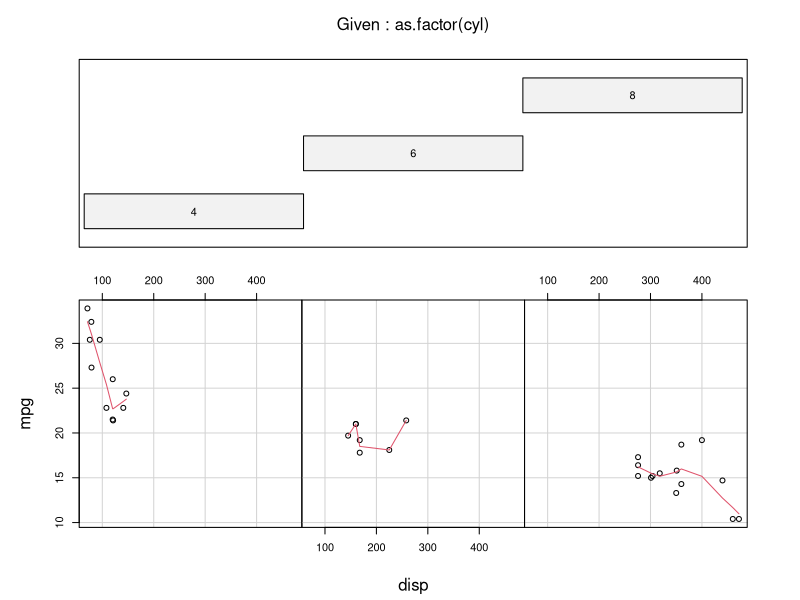
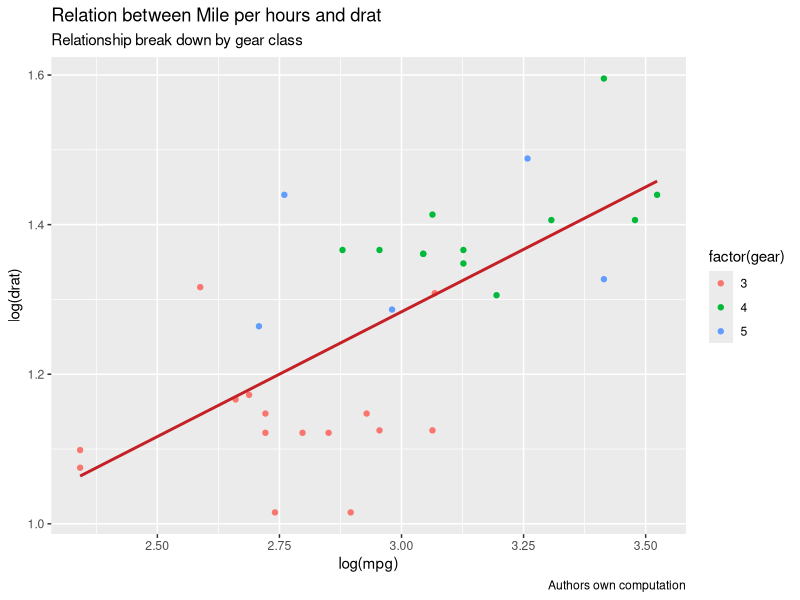
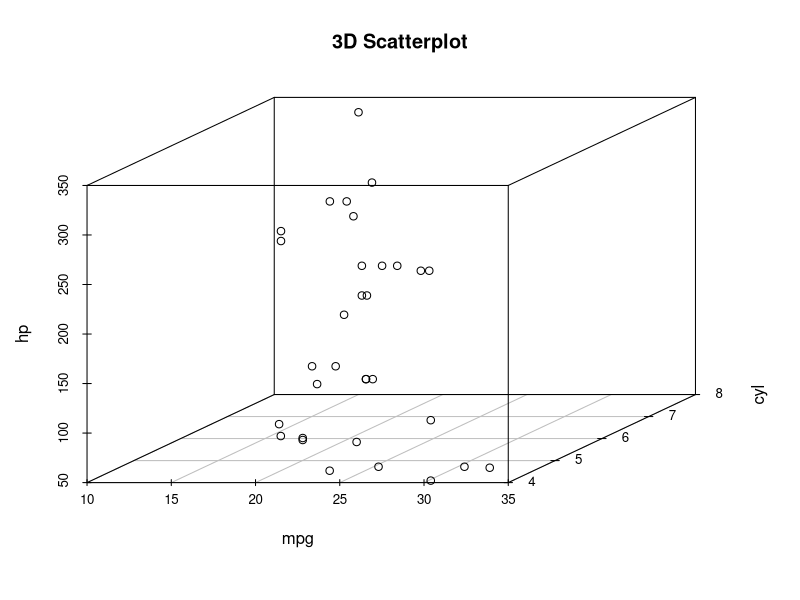
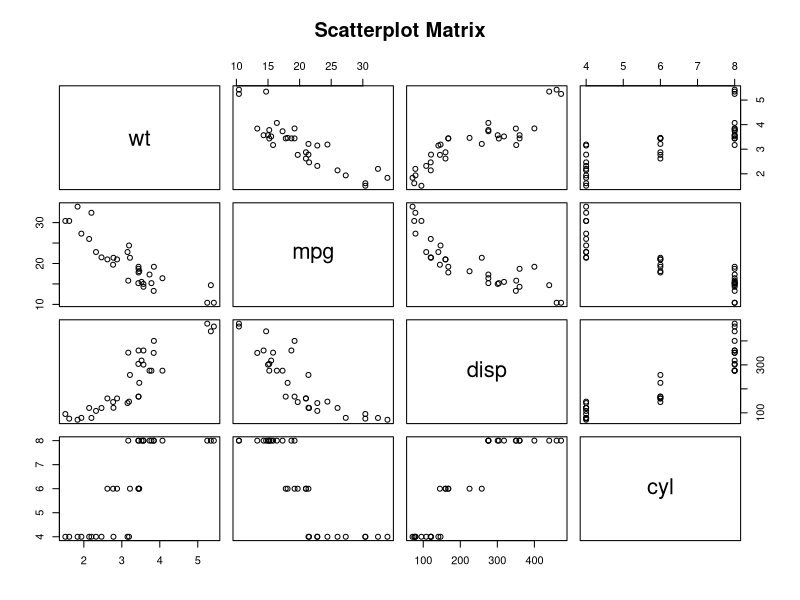
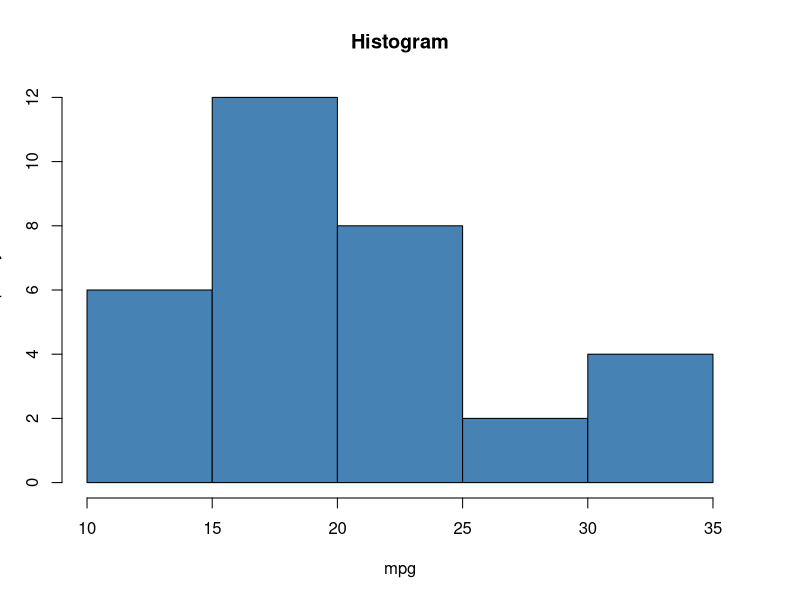
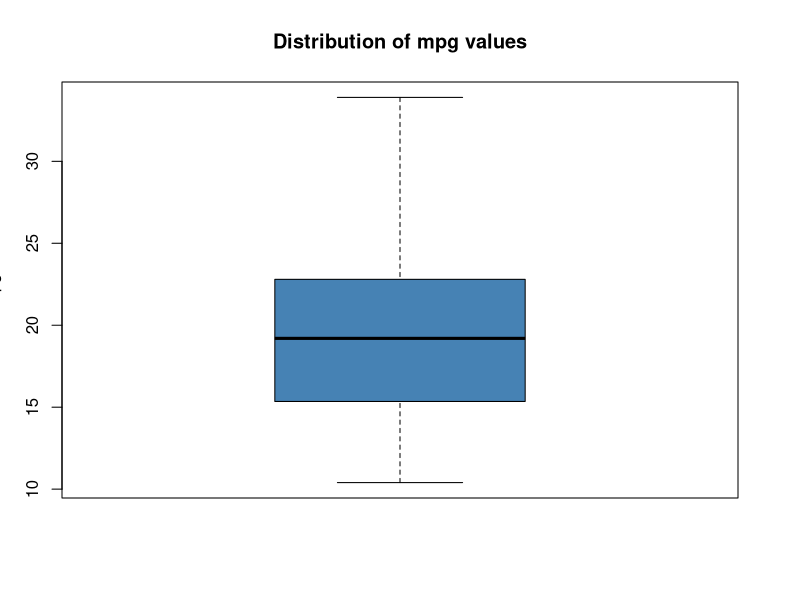
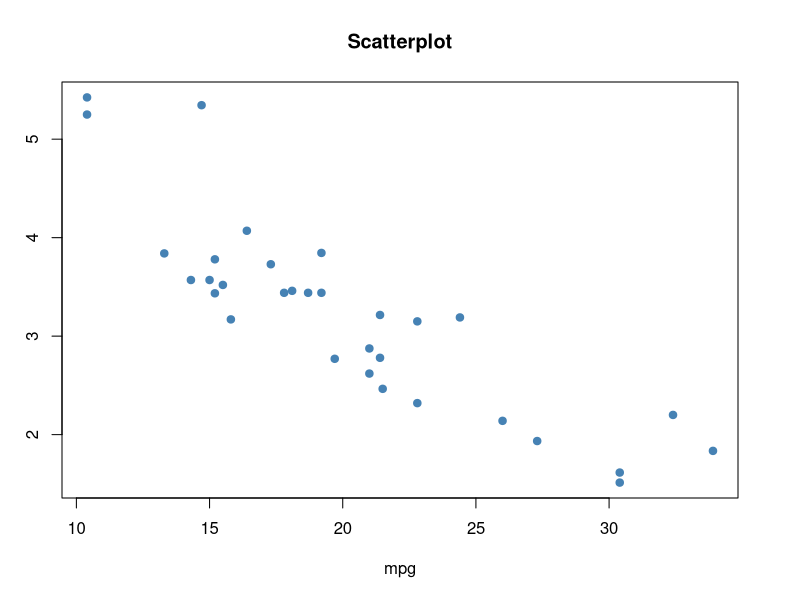

Write the R code that produced these figures, in order.
## ---- chunk 1
## Global options
knitr::opts_chunk$set(cache = TRUE)
## ---- chunk 2

# Print the mtcars data set
# mtcars
names(mtcars)
dim(mtcars)
str(mtcars)
rownames(mtcars)
#view first six rows of mtcars dataset
head(mtcars)
## ---- chunk 3
require(graphics)
# pairs(mtcars, main = "mtcars data", gap = 1/4)
coplot(mpg ~ disp | as.factor(cyl), data = mtcars,
       panel = panel.smooth, rows = 1)
## possibly more meaningful, e.g., for summary() or bivariate plots:
mtcars2 <- within(mtcars, {
   vs <- factor(vs, labels = c("V", "S"))
   am <- factor(am, labels = c("automatic", "manual"))
   cyl  <- ordered(cyl)
   gear <- ordered(gear)
   carb <- ordered(carb)
})
summary(mtcars2)

## ---- chunk 4
# Loading ggplot2 package
library(ggplot2)
	
# Creating scatterplot with fitted values.
# An additional function stst_smooth
# is used for linear regression.
mtcars_graph<-ggplot(mtcars, aes(x = log(mpg),
							y = log(drat))) +
					geom_point(aes(color = factor(gear))) +
					stat_smooth(formula=y ~ x, method = "lm",
								col = "#C42126",
					se = FALSE, size = 1)

# in above example lm is used for linear regression
# and se stands for standard error.
# Adding title with dynamic name
mtcars_graph + labs(
		title = "Relation between Mile per hours and drat",
		subtitle = "Relationship break down by gear class",
		caption = "Authors own computation"
)

## ---- chunk 5

# 3D Scatterplot
library(scatterplot3d)
attach(mtcars)
scatterplot3d(mpg, cyl, hp,main = "3D Scatterplot")

## ---- chunk 6
# Plot the matrices between
# 4 variables giving 12 plots.

# One variable with 3 others
# and total 4 variables.
pairs(~wt + mpg + disp + cyl, data = mtcars,
main = "Scatterplot Matrix")

## ---- chunk 7
# create histogram of values for mpg
hist(mtcars$mpg,
     col='steelblue',
     main='Histogram',
     xlab='mpg',
     ylab='Frequency')

# create boxplot of values for mpg
boxplot(mtcars$mpg,
        main='Distribution of mpg values',
        ylab='mpg',
        col='steelblue',
        border='black')

# create scatterplot of mpg vs. wt
plot(mtcars$mpg, mtcars$wt,
     col='steelblue',
     main='Scatterplot',
     xlab='mpg',
     ylab='wt',
     pch=19)

sessionInfo()
